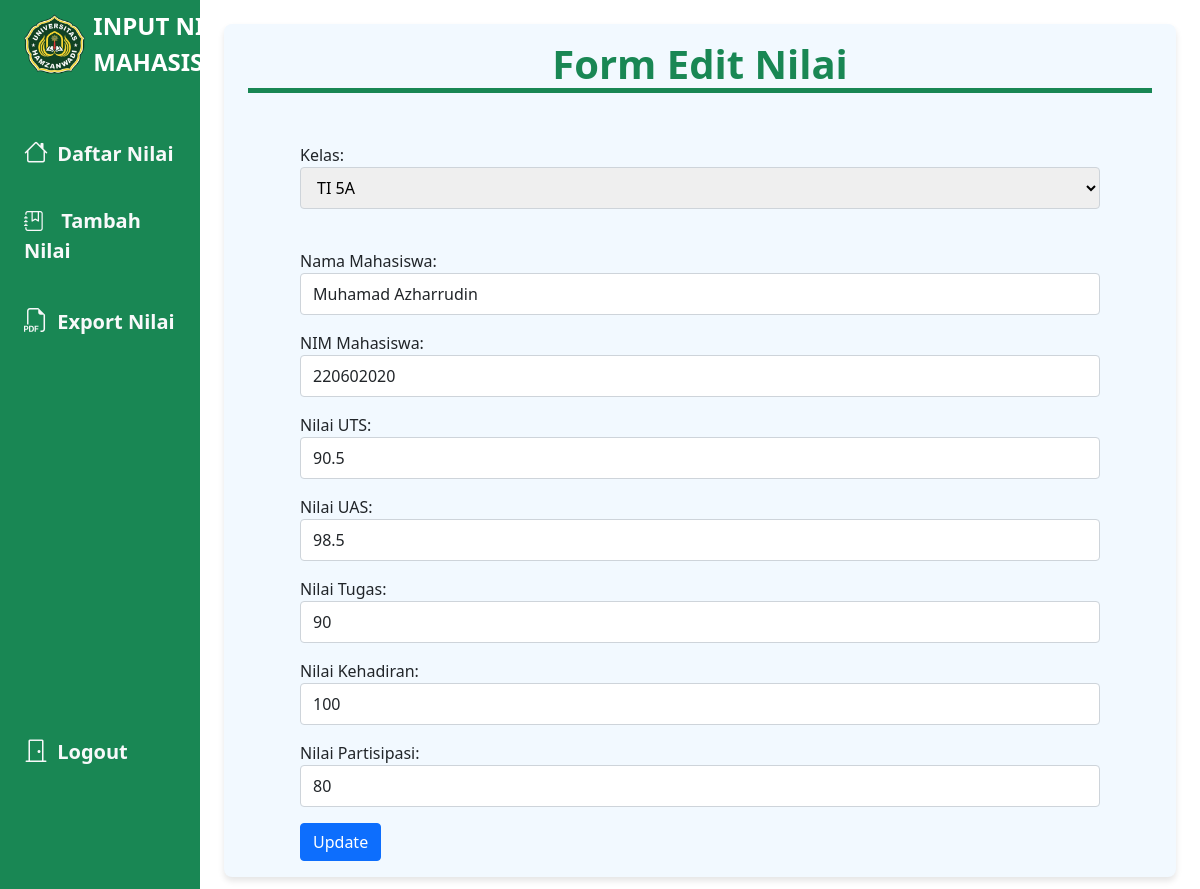
The page /component/edit.php?id=21 (signed in) on the database its author committed.
### tables this page shows
CREATE TABLE `mahasiswa` (
  `id` int NOT NULL,
  `nama_mahasiswa` varchar(255) NOT NULL,
  `nim` varchar(255) NOT NULL,
  `kelas` text NOT NULL,
  `uts` varchar(255) NOT NULL,
  `uas` varchar(255) NOT NULL,
  `tugas` varchar(255) NOT NULL,
  `kehadiran` varchar(255) NOT NULL,
  `partisipasi` varchar(255) NOT NULL
);

### component/edit.php (the view, shortened to what this page needs)
<?php
require('../config/koneksi.php');
$id = $_GET['id'];
$sql = "SELECT * FROM mahasiswa WHERE id = $id";
$result = $koneksi->query($sql);
if ($result->num_rows > 0) {
    $data = $result->fetch_assoc();
} else {
    echo "Data tidak ditemukan!";
    exit;
}
?>
<!DOCTYPE html>
<html lang="en">
<head>
    <link rel="stylesheet" href="../style/style.css">
    <link href="https://cdn.jsdelivr.net/npm/bootstrap@5.0.2/dist/css/bootstrap.min.css" rel="stylesheet"
>
    <link rel="stylesheet" href="https://cdn.jsdelivr.net/npm/bootstrap-icons@1.11.3/font/bootstrap-icons.min.css">
</head>
<body>
    <div class="container-fluid">
        <div class="row flex-nowrap">
            <div class="col-auto col-md-3 col-xl-2 px-sm-2 px-0 bg-success">
                <div class="d-flex flex-column align-items-center align-items-sm-start px-3 pt-2 text-white min-vh-100">
                    <a href="#"
                        class="d-flex align-items-center pb-3 mb-md-0 me-md-auto text-white text-decoration-none">
                        <img class="img" src="../img/logo.png" alt="">
                        <span class="fs-4 d-none d-sm-inline"><b>INPUT NILAI MAHASISWA</b></span>
                    </a>
                    <ul class="nav nav-pills flex-column mb-sm-auto mb-0 align-items-center align-items-sm-start"
                        id="menu">
                        <li class="nav-item">
                            <a href="dashboard.php" class="nav-link align-middle px-0 text-light fs-5">
                                <i class="fs-4 bi-house"></i> <span class="ms-1 d-none d-sm-inline">Daftar Nilai</span>
                            </a>
                        </li>
                        <li class="nav-item">
                            <a href="create.php" class="nav-link align-middle px-0 text-light fs-5">
                                <i class="bi bi-journal-bookmark fs-5"></i> <span class="ms-1 d-none d-sm-inline">Tambah
                                    Nilai</span>
                            </a>
                        </li>
                        <li>
                            <a href="exportpdf.php" class="nav-link px-0 align-middle px-0 text-light fs-5">
                                <i class=" fs-4 bi bi-filetype-pdf"></i> <span class="ms-1 d-none d-sm-inline">Export
                                    Nilai</span></a>
                        </li>
                    </ul>
                    <div class="dropdown pb-4">
                        <b>
                            <a href="../login.php" class="nav-link px-0 align-middle px-0 text-light fs-5">
                                <i class="fs-4 bi bi-door-closed"></i> <span
                                    class="ms-1 d-none d-sm-inline">Logout</span></a>
                        </b>
                    </div>
                </div>
            </div>
            <div class="col py-3">
                <h1 class="jdl">Form Edit Nilai</h1>
                <div class="mx-auto">
                    <form action="" method="POST">
                        <div class="mb-3">
                            <label>Kelas:</label>
                            <select id="kelasSelect" name="daftar_kelas" required>
                                <option value="TI 5A" <?= $data['kelas'] == 'TI 5A' ? 'selected' : '' ?>>TI 5A</option>
                            </select><br><br>
                        </div>
                        <div class="mb-3">
                            <label>Nama Mahasiswa:</label>
                            <input type="text" name="nama_mahasiswa" class="form-control" required
                                value="<?= $data['nama_mahasiswa'] ?>">
                        </div>
                        <div class="mb-3">
                            <label>NIM Mahasiswa:</label>
                            <input type="text" name="nim" class="form-control" required value="<?= $data['nim'] ?>">
                        </div>
                        <div class="mb-3">
                            <label>Nilai UTS:</label>
                            <input type="text" name="uts" class="form-control" required value="<?= $data['uts'] ?>">
                        </div>
                        <div class="mb-3">
                            <label>Nilai UAS:</label>
                            <input type="text" name="uas" class="form-control" required value="<?= $data['uas'] ?>">
                        </div>
                        <div class="mb-3">
                            <label>Nilai Tugas:</label>
                            <input type="text" name="tugas" class="form-control" required value="<?= $data['tugas'] ?>">
                        </div>
                        <div class="mb-3">
                            <label>Nilai Kehadiran:</label>
                            <input type="text" name="kehadiran" class="form-control" required
                                value="<?= $data['kehadiran'] ?>">
                        </div>
                        <div class="mb-3">
                            <label>Nilai Partisipasi:</label>
                            <input type="text" name="partisipasi" class="form-control" required
                                value="<?= $data['partisipasi'] ?>">
                        </div>
                        <button type="submit" name="submit" class="btn btn-primary">Update</button>
                    </form>
                </div>
            </div>
        </div>
    </div>
</body>
</html>

### style/style.css (style rules this page uses)
* { margin: 0; padding: 0; }
.img { width: 100px; margin-right: 10px; }
ul#menu { margin-top: 30px; }
ul li a { margin-bottom: 20px; }
.jdl { font-size: 2.5rem; color: #198754; text-align: center; margin-bottom: 50px; font-weight: bold; border-bottom: 5px solid #198754; }
.mx-auto { width: 800px; }
.bg-success { background-color: #198754 !important; }
.nav-link { color: #e9ecef !important; transition: color 0.3s, background-color 0.3s; }
.nav-item .bi { margin-right: 8px; }
.img { max-height: 60px; margin-right: 8px; }
.fs-5 { font-size: 1.25rem; font-weight: 600; }
.col.py-3 { background-color: #F2F9FF; border-radius: 8px; box-shadow: 0 4px 6px rgba(0, 0, 0, 0.1); padding: 24px; margin: 24px; }
h1 { font-size: 1.75rem; color: #198754; text-align: center; margin-bottom: 20px; }
select, input[type="text"] { border: 1px solid #ced4da; border-radius: 4px; padding: 8px 12px; width: 100%; margin-bottom: 16px; transition: border-color 0.3s, box-shadow 0.3s; }
button { background-color: #198754; color: #fff; border: none; border-radius: 4px; padding: 10px 16px; transition: background-color 0.3s, transform 0.2s; }

### rows shown on the page
mahasiswa: daftar_kelas "TI 5A", nama_mahasiswa "Muhamad Azharrudin", nim "220602020", uts "90.5", uas "98.5", tugas "90", kehadiran "100", partisipasi "80"
